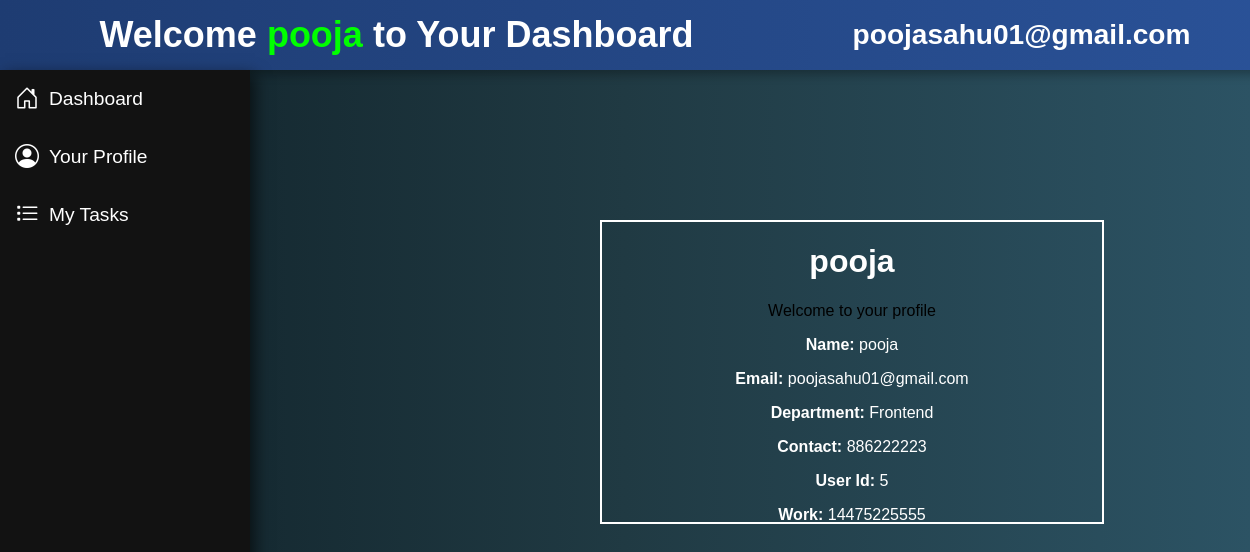
Screenshot of /profile/5/ with the database file from the repository.
### app/models.py (models this page shows)
class EmployeeData(models.Model):
    employe_name = models.CharField(max_length=50)
    employe_email = models.EmailField()
    date_of_joining = models.DateField()
    department = models.CharField(max_length=50)
    contact_number = models.IntegerField()
    employe_password = models.CharField(max_length=50)
    your_work = models.CharField(max_length=100)

### app/views.py (the view)
def profile(request, pk):
    user = EmployeeData.objects.filter(id=pk).first()   # Get the user by primary key
    print(user)  # Debugging to see if user exists
    if user:
         user= {
            'name': user.employe_name,
            'email': user.employe_email,
            'department': user.department,
            'contact': user.contact_number,
            'work': user.your_work,
            'user_id': user.id   # Ensure user.id exists
        }
         return render(request, 'profile.html', {'data': user})
    return render(request, 'profile.html', {'error': 'User not found'})

### app/templates/profile.html (shortened to what this page needs)
{% extends "base1.html" %}
{% load static %}
{% block css %}
    <link rel="stylesheet" href="{% static 'css/profile.css' %}">
{% endblock %}
{% block Content %}
<div class="profile-container">
    <div class="profile-card">
        <div class="profile-header">
            <h1>{{ data.name }}</h1>
            <p class="profile-tagline " style="color: black;">Welcome to your profile</p>
        </div>
        <div class="profile-details">
            <div class="profile-info">
                <p><strong>Name:</strong> <span>{{ data.name }}</span></p>
                <p><strong>Email:</strong> <span>{{ data.email }}</span></p>
                <p><strong>Department:</strong> <span>{{ data.department }}</span></p>
                <p><strong>Contact:</strong> <span>{{ data.contact }}</span></p>
                <p><strong>User Id:</strong> <span>{{ data.user_id }}</span></p>
                <p><strong>Work:</strong> <span>{{ data.work }}</span></p>
            </div>
        </div>
    </div>
</div>
{% endblock %}

### app/templates/base1.html (shortened to what this page needs)
{% load static %}
<!DOCTYPE html>
<html lang="en">
<head>
    <link rel="stylesheet" href="{% static 'css/base1.css' %}">
    <link rel="stylesheet" href="https://cdn.jsdelivr.net/npm/bootstrap-icons/font/bootstrap-icons.css">
    <link rel="stylesheet" href="https://cdnjs.cloudflare.com/ajax/libs/font-awesome/6.7.2/css/all.min.css" />
    {% block css %}{% endblock %}
</head>
<body>
    <div class="topnav">
        <div><h2>Welcome <span class="user-name">{{ data.name }}</span> to Your Dashboard</h2></div>
        <div><h3 class="user-email">{{ data.email }}</h3></div>
    </div>
    <div class="sidebar">
        <ul>
            <li><a href="#"><i class="bi bi-house-door"></i> Dashboard</a></li>
            <li><a href="{% url 'profile' pk=data.user_id %}"><i class="bi bi-person-circle"></i> Your Profile</a></li>
            <li><a href="{% url 'usertask' pk=data.user_id %}"><i class="bi bi-list-task"></i> My Tasks</a></li>
        </ul>
    </div>
    <div class="main-content">
        {% block Content %}
        {% endblock %}
    </div>
</body>
</html>

### app/static/css/base1.css (style rules this page uses)
body { margin: 0; padding: 0; font-family: 'Poppins', sans-serif; background: linear-gradient(to right, #0f2027, #203a43, #2c5364); color: white; display: flex; flex-direction: column; }
.topnav { width: 100%; background: linear-gradient(to right, #1e3c72, #2a5298); color: white; text-align: center; padding: 15px 0; font-size: 1.5rem; box-shadow: 0 4px 10px rgba(0, 0, 0, 0.3); display: flex; justify-content: space-around; align-items: center; position: fixed; top: 0; left: 0; height: 70px; padding: 0 20px; z-index: 1000; }
.user-name { color: #00ff00; font-weight: bold; }
.sidebar { width: 250px; height: 100vh; background: #121212; box-shadow: 5px 5px 15px rgba(0, 0, 0, 0.6); position: fixed; left: 0; top: 70px; z-index: 1000; }
.sidebar ul { list-style: none; padding: 0; margin: 0; }
.sidebar ul li { padding: 15px; }
.sidebar ul li a { text-decoration: none; color: white; font-size: 1.2rem; display: flex; align-items: center; }
.sidebar ul li a i { margin-right: 10px; font-size: 1.5rem; }
.main-content { margin-left: 280px; padding: 20px; width: calc(100% - 280px); transition: 0.3s; margin-top: 200px; }

### app/static/css/profile.css (style rules this page uses)
.profile-container { margin-left: 300px; border: 2px solid white; height: 300px; width: 500px; text-align: center; align-items: center; align-content: center; }

### rows the page displays
EmployeeData: name "pooja", email "poojasahu01@gmail.com", department "Frontend", work "14475225555"

### other values shown
{{ data.contact }} "886222223"
{{ data.user_id }} "5"
